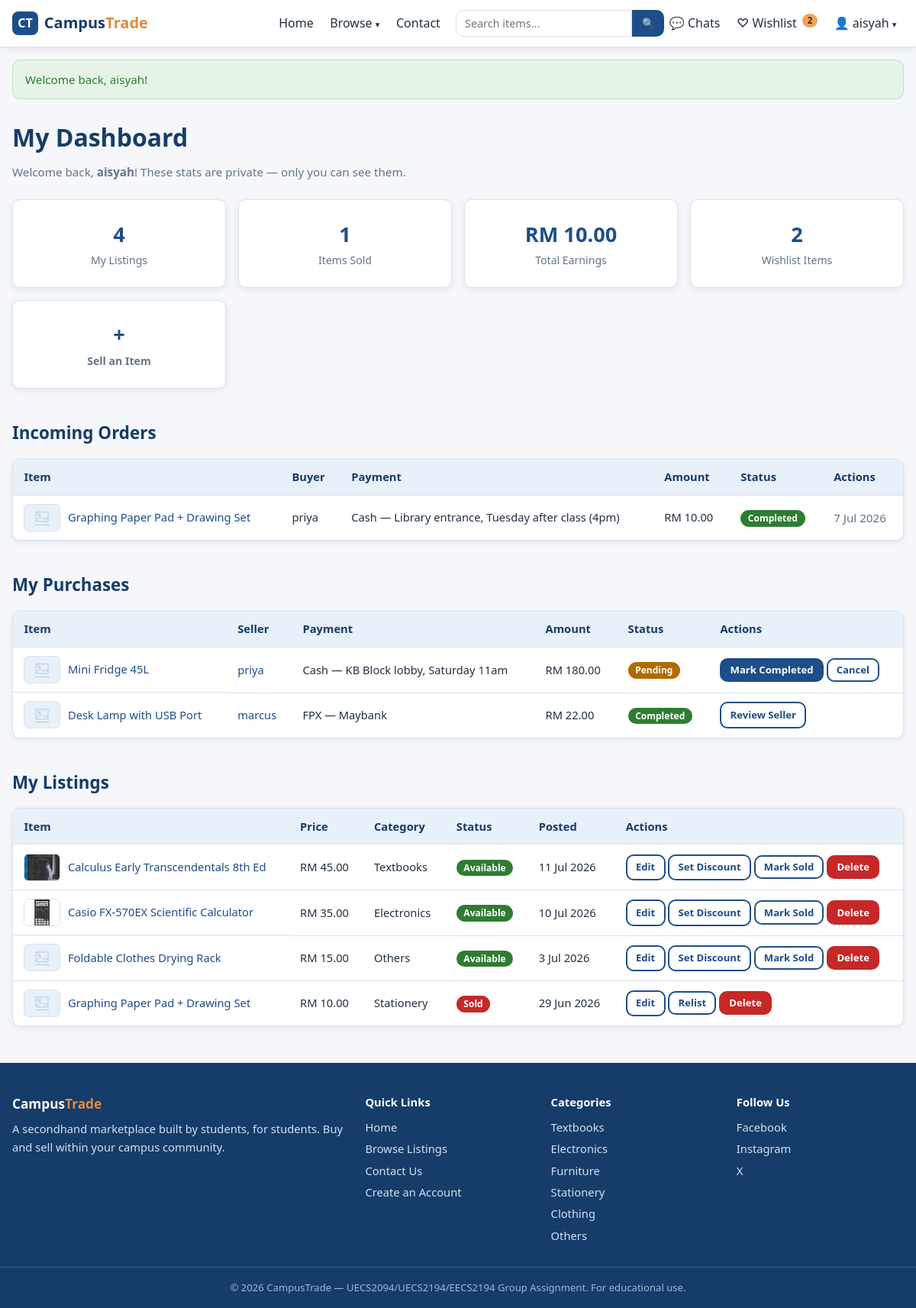
The app's page /dashboard.php (signed in) with its own data.
### tables this page shows
CREATE TABLE orders (
  order_id       INT AUTO_INCREMENT PRIMARY KEY,
  listing_id     INT NOT NULL,
  buyer_id       INT NOT NULL,
  seller_id      INT NOT NULL,
  payment_method ENUM('FPX','QR','Cash') NOT NULL,
  bank_name      VARCHAR(100) NULL,
  proof_image    VARCHAR(255) NULL,
  meetup_details TEXT NULL,
  amount         DECIMAL(10,2) NOT NULL,
  status         ENUM('Pending','Completed','Cancelled') NOT NULL DEFAULT 'Pending',
  created_at     DATETIME NOT NULL DEFAULT CURRENT_TIMESTAMP,
  updated_at     DATETIME NULL ON UPDATE CURRENT_TIMESTAMP,
  CONSTRAINT fk_orders_listing FOREIGN KEY (listing_id)
    REFERENCES listings(listing_id) ON DELETE CASCADE,
  CONSTRAINT fk_orders_buyer FOREIGN KEY (buyer_id)
    REFERENCES users(user_id) ON DELETE CASCADE,
  CONSTRAINT fk_orders_seller FOREIGN KEY (seller_id)
    REFERENCES users(user_id) ON DELETE CASCADE
);

CREATE TABLE listings (
  listing_id     INT AUTO_INCREMENT PRIMARY KEY,
  user_id        INT NOT NULL,
  title          VARCHAR(100) NOT NULL,
  description    TEXT NOT NULL,
  price          DECIMAL(10,2) NOT NULL,
  original_price DECIMAL(10,2) NULL,
  is_discounted  TINYINT(1) NOT NULL DEFAULT 0,
  discounted_at  DATETIME NULL,
  category       VARCHAR(50) NOT NULL,
  item_condition ENUM('New','Like New','Good','Fair') NOT NULL,
  image          VARCHAR(255) NULL,
  status         ENUM('Available','Sold','Reserved') NOT NULL DEFAULT 'Available',
  created_at     DATETIME NOT NULL DEFAULT CURRENT_TIMESTAMP,
  updated_at     DATETIME NULL ON UPDATE CURRENT_TIMESTAMP,
  CONSTRAINT fk_listings_user FOREIGN KEY (user_id)
    REFERENCES users(user_id) ON DELETE CASCADE
);

CREATE TABLE users (
  user_id       INT AUTO_INCREMENT PRIMARY KEY,
  username      VARCHAR(50)  NOT NULL UNIQUE,
  email         VARCHAR(100) NOT NULL UNIQUE,
  password      VARCHAR(255) NOT NULL,
  phone         VARCHAR(20)  NULL,
  profile_image VARCHAR(255) NOT NULL DEFAULT 'default.png',
  qr_image      VARCHAR(255) NULL,
  role          ENUM('user','admin') NOT NULL DEFAULT 'user',
  created_at    DATETIME NOT NULL DEFAULT CURRENT_TIMESTAMP
);

### includes/functions.php (called while the page is built, shortened)
<?php
function e(?string $value): string
{
    return htmlspecialchars($value ?? '', ENT_QUOTES, 'UTF-8');
}
function format_price(float $price): string
{
    return 'RM ' . number_format($price, 2);
}
function format_date(string $datetime): string
{
    return date('j M Y', strtotime($datetime));
}
function status_class(string $status): string
{
    return 'status-' . strtolower($status);
}
function listing_image(?string $image): string
{
    if ($image !== null && $image !== '' && is_file(UPLOAD_DIR . $image)) {
        return 'uploads/' . rawurlencode($image);
    }
    return 'images/placeholder.svg';
}
function has_discount(array $listing): bool
{
    return !empty($listing['is_discounted']) && $listing['original_price'] !== null;
}
function price_html(array $listing): string
{
    return format_price((float) $listing['price']);
}

### dashboard.php (the view, shortened to what this page needs)
<?php
require_once __DIR__ . '/includes/db.php';
$user_id = $_SESSION['user_id'];
$stmt = $conn->prepare(
    "SELECT
        (SELECT COUNT(*) FROM listings WHERE user_id = ?)                                        AS my_listings,
        (SELECT COUNT(*) FROM orders  WHERE seller_id = ? AND status = 'Completed')              AS my_sold,
        (SELECT COALESCE(SUM(amount), 0) FROM orders WHERE seller_id = ? AND status = 'Completed') AS my_earnings,
        (SELECT COUNT(*) FROM wishlist WHERE user_id = ?)                                        AS my_wishlist"
);
$stmt->bind_param('iiii', $user_id, $user_id, $user_id, $user_id);
$stmt->execute();
$overview = $stmt->get_result()->fetch_assoc();
$stmt = $conn->prepare(
    'SELECT o.*, l.title, l.image, u.username AS buyer_name
     FROM orders o
     JOIN listings l ON o.listing_id = l.listing_id
     JOIN users u ON o.buyer_id = u.user_id
     WHERE o.seller_id = ?
     ORDER BY o.created_at DESC'
);
$stmt->bind_param('i', $user_id);
$stmt->execute();
$incoming_orders = $stmt->get_result()->fetch_all(MYSQLI_ASSOC);
$stmt = $conn->prepare(
    'SELECT o.*, l.title, l.image, u.username AS seller_name
     FROM orders o
     JOIN listings l ON o.listing_id = l.listing_id
     JOIN users u ON o.seller_id = u.user_id
     WHERE o.buyer_id = ?
     ORDER BY o.created_at DESC'
);
$stmt->bind_param('i', $user_id);
$stmt->execute();
$my_purchases = $stmt->get_result()->fetch_all(MYSQLI_ASSOC);
$stmt = $conn->prepare(
    'SELECT listing_id, title, price, original_price, is_discounted, category, item_condition, image, status, created_at
     FROM listings WHERE user_id = ? ORDER BY created_at DESC'
);
$stmt->bind_param('i', $user_id);
$stmt->execute();
$my_listings = $stmt->get_result()->fetch_all(MYSQLI_ASSOC);
function order_payment_details(array $o): string
{
    if ($o['payment_method'] === 'FPX') {
        return 'FPX — ' . e($o['bank_name'] ?? '');
    }
    return 'Cash — ' . e(mb_strimwidth($o['meetup_details'] ?? '', 0, 60, '…'));
}
require_once __DIR__ . '/includes/header.php';
?>
<div class="container">
    <h1 class="page-title">My Dashboard</h1>
    <p class="muted">Welcome back, <strong><?= e($_SESSION['username']) ?></strong>!
        These stats are private — only you can see them.</p>
    <div class="dashboard-stats">
        <div class="stat card">
            <span class="stat-number"><?= (int) $overview['my_listings'] ?></span>
            <span class="stat-label">My Listings</span>
        </div>
        <div class="stat card">
            <span class="stat-number"><?= (int) $overview['my_sold'] ?></span>
            <span class="stat-label">Items Sold</span>
        </div>
        <div class="stat card">
            <span class="stat-number"><?= format_price((float) $overview['my_earnings']) ?></span>
            <span class="stat-label">Total Earnings</span>
        </div>
        <div class="stat card">
            <span class="stat-number"><?= (int) $overview['my_wishlist'] ?></span>
            <span class="stat-label">Wishlist Items</span>
        </div>
        <a href="create_listing.php" class="stat card stat-action">
            <span class="stat-number">+</span>
            <span class="stat-label">Sell an Item</span>
        </a>
    </div>
    <?php if ($incoming_orders): ?>
        <section class="section">
            <h2 class="section-title">Incoming Orders</h2>
            <div class="table-wrap">
                <table class="listing-table">
                    <thead>
                        <tr>
                            <th>Item</th>
                            <th>Buyer</th>
                            <th>Payment</th>
                            <th>Amount</th>
                            <th>Status</th>
                            <th>Actions</th>
                        </tr>
                    </thead>
                    <tbody>
                        <?php foreach ($incoming_orders as $o): ?>
                            <tr>
                                <td class="cell-item">
                                    <img src="<?= e(listing_image($o['image'])) ?>" alt="" class="thumb">
                                    <a href="item.php?id=<?= (int) $o['listing_id'] ?>"><?= e($o['title']) ?></a>
                                </td>
                                <td><?= e($o['buyer_name']) ?></td>
                                <td><?= order_payment_details($o) ?></td>
                                <td><?= format_price((float) $o['amount']) ?></td>
                                <td><span class="badge order-<?= strtolower($o['status']) ?>"><?= e($o['status']) ?></span></td>
                                <td class="cell-actions">
                                    <?php if ($o['status'] === 'Pending'): ?>
                                        <form method="post" action="dashboard.php"
                                              onsubmit="return confirm('Confirm payment received and mark this order Completed? The listing will be marked Sold.');">
                                            <input type="hidden" name="action" value="order_status">
                                            <input type="hidden" name="order_id" value="<?= (int) $o['order_id'] ?>">
                                            <input type="hidden" name="status" value="Completed">
                                            <button type="submit" class="btn btn-small btn-primary">Confirm Payment</button>
                                        </form>
                                        <form method="post" action="dashboard.php"
                                              onsubmit="return confirm('Cancel this order? The listing becomes Available again.');">
                                            <input type="hidden" name="action" value="order_status">
                                            <input type="hidden" name="order_id" value="<?= (int) $o['order_id'] ?>">
                                            <input type="hidden" name="status" value="Cancelled">
                                            <button type="submit" class="btn btn-small btn-outline">Cancel</button>
                                        </form>
                                    <?php else: ?>
                                        <span class="muted"><?= format_date($o['updated_at'] ?? $o['created_at']) ?></span>
                                    <?php endif; ?>
                                </td>
                            </tr>
                        <?php endforeach; ?>
                    </tbody>
                </table>
            </div>
        </section>
    <?php endif; ?>
    <?php if ($my_purchases): ?>
        <section class="section">
            <h2 class="section-title">My Purchases</h2>
            <div class="table-wrap">
                <table class="listing-table">
                    <thead>
                        <tr>
                            <th>Item</th>
                            <th>Seller</th>
                            <th>Payment</th>
                            <th>Amount</th>
                            <th>Status</th>
                            <th>Actions</th>
                        </tr>
                    </thead>
                    <tbody>
                        <?php foreach ($my_purchases as $o): ?>
                            <tr>
                                <td class="cell-item">
                                    <img src="<?= e(listing_image($o['image'])) ?>" alt="" class="thumb">
                                    <a href="item.php?id=<?= (int) $o['listing_id'] ?>"><?= e($o['title']) ?></a>
                                </td>
                                <td><a href="seller.php?id=<?= (int) $o['seller_id'] ?>"><?= e($o['seller_name']) ?></a></td>
                                <td><?= order_payment_details($o) ?></td>
                                <td><?= format_price((float) $o['amount']) ?></td>
                                <td><span class="badge order-<?= strtolower($o['status']) ?>"><?= e($o['status']) ?></span></td>
                                <td class="cell-actions">
                                    <?php if ($o['status'] === 'Pending'): ?>
                                        <?php if ($o['payment_method'] === 'Cash'): ?>
                                            <form method="post" action="dashboard.php"
                                                  onsubmit="return confirm('Confirm the meetup happened and mark this order Completed?');">
                                                <button type="submit" class="btn btn-small btn-primary">Mark Completed</button>
                                            </form>
                                        <?php endif; ?>
                                        <form method="post" action="dashboard.php"
                                              onsubmit="return confirm('Cancel this order?');">
                                            <button type="submit" class="btn btn-small btn-outline">Cancel</button>
                                        </form>
                                    <?php elseif ($o['status'] === 'Completed'): ?>
                                        <a href="seller.php?id=<?= (int) $o['seller_id'] ?>" class="btn btn-small btn-outline">Review Seller</a>
                                    <?php endif; ?>
                                </td>
                            </tr>
                        <?php endforeach; ?>
                    </tbody>
                </table>
            </div>
        </section>
    <?php endif; ?>
    <section class="section">
        <h2 class="section-title">My Listings</h2>
        <?php if (!$my_listings): ?>
            <div class="empty-state">
                <p><strong>You haven't listed anything yet.</strong></p>
                <p>Got textbooks or gadgets gathering dust? List them now.</p>
                <a href="create_listing.php" class="btn btn-primary">Create Your First Listing</a>
            </div>
        <?php else: ?>
            <div class="table-wrap">
                <table class="listing-table">
                    <thead>
                        <tr>
                            <th>Item</th>
                            <th>Price</th>
                            <th>Category</th>
                            <th>Status</th>
                            <th>Posted</th>
                            <th>Actions</th>
                        </tr>
                    </thead>
                    <tbody>
                        <?php foreach ($my_listings as $item): ?>
                            <tr>
                                <td class="cell-item">
                                    <img src="<?= e(listing_image($item['image'])) ?>" alt="" class="thumb">
                                    <a href="item.php?id=<?= (int) $item['listing_id'] ?>"><?= e($item['title']) ?></a>
                                </td>
                                <td>
                                    <?= price_html($item) ?>
                                </td>
                                <td><?= e($item['category']) ?></td>
                                <td><span class="badge <?= status_class($item['status']) ?>"><?= e($item['status']) ?></span></td>
                                <td><?= format_date($item['created_at']) ?></td>
                                <td class="cell-actions">
                                    <a href="edit_listing.php?id=<?= (int) $item['listing_id'] ?>" class="btn btn-small btn-outline">Edit</a>
                                    <?php if ($item['status'] !== 'Sold'): ?>
                                        <a href="edit_listing.php?id=<?= (int) $item['listing_id'] ?>#discount" class="btn btn-small btn-outline">
                                            <?= has_discount($item) ? 'Discount…' : 'Set Discount' ?>
                                        </a>
                                    <?php endif; ?>
                                    <?php if ($item['status'] !== 'Sold'): ?>
                                        <form method="post" action="dashboard.php">
                                            <button type="submit" class="btn btn-small btn-outline">Mark Sold</button>
                                        </form>
                                    <?php else: ?>
                                        <form method="post" action="dashboard.php">
                                            <button type="submit" class="btn btn-small btn-outline">Relist</button>
                                        </form>
                                    <?php endif; ?>
                                    <form method="post" action="delete_listing.php"
                                          onsubmit="return confirm('Delete this listing permanently?');">
                                        <button type="submit" class="btn btn-small btn-danger">Delete</button>
                                    </form>
                                </td>
                            </tr>
                        <?php endforeach; ?>
                    </tbody>
                </table>
            </div>
        <?php endif; ?>
    </section>
</div>
<?php require_once __DIR__ . '/includes/footer.php'; ?>

### records on screen
orders: listing.title "Graphing Paper Pad + Drawing Set", buyer.username "priya", meetup_details "Cash — Library entrance, Tuesday after class (4pm)", amount "RM 10.00", status "Completed", format_date($o['updated_at'] ?? $o['created_at']) "7 Jul 2026"
orders: listing.title "Mini Fridge 45L", seller.username "priya", meetup_details "Cash — KB Block lobby, Saturday 11am", amount "RM 180.00", status "Pending"
orders: listing.title "Desk Lamp with USB Port", seller.username "marcus", bank_name "FPX — Maybank", amount "RM 22.00", status "Completed"
listings: image (picture), title "Calculus Early Transcendentals 8th Ed", price "RM 45.00", category "Textbooks", status "Available", created_at "11 Jul 2026", is_discounted "Set Discount"
listings: image (picture), title "Casio FX-570EX Scientific Calculator", price "RM 35.00", category "Electronics", status "Available", created_at "10 Jul 2026", is_discounted "Set Discount"
listings: title "Foldable Clothes Drying Rack", price "RM 15.00", category "Others", status "Available", created_at "3 Jul 2026", is_discounted "Set Discount"
listings: title "Graphing Paper Pad + Drawing Set", price "RM 10.00", category "Stationery", status "Sold", created_at "29 Jun 2026"

### other values on screen
$wishlist_count "2"
$_SESSION['username'] "aisyah"
$flash[0] "Welcome back, aisyah!"
$overview['my_listings'] "4"
$overview['my_sold'] "1"
format_price((float) $overview['my_earnings']) "RM 10.00"
$overview['my_wishlist'] "2"
$cat "Textbooks"
$cat "Electronics"
$cat "Furniture"
$cat "Stationery"
$cat "Clothing"
$cat "Others"
